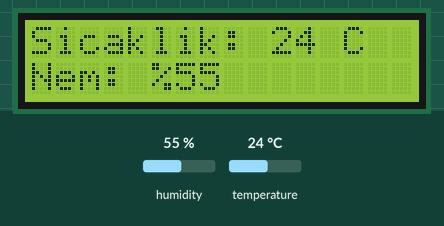
Bench run of a sketch on a simulated Arduino Uno, built with avr-gcc and run on an emulated ATmega328P. On the bench: 16×2 character LCD. The test bench sets the inputs (shaded band); at power-on: humidity 55 %, temperature 24 °C.

Above: at 2.2 s.
2.3 s: humidity set to 22 %
At 4.4 s:
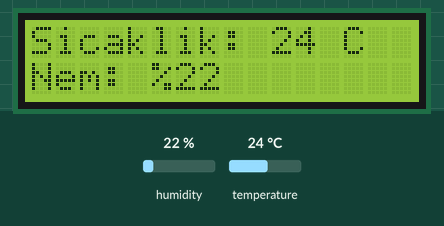
5.0 s: temperature set to 12 °C
At 6.5 s:
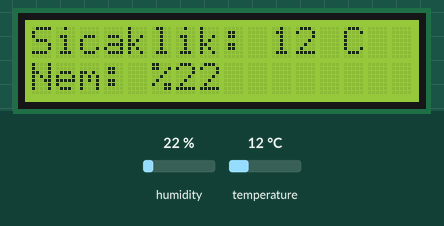
7.7 s: humidity set to 40 %
At 10.5 s:
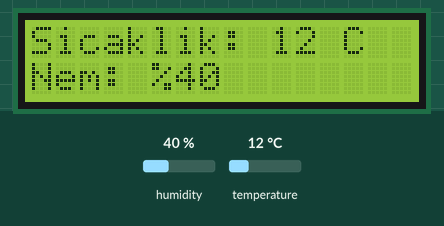
10.8 s: temperature set to 19 °C
At 12.8 s:
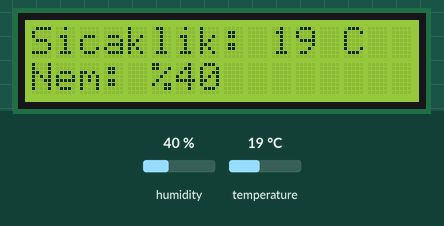
Timing chart, 0 to 14.3 s (numbered marks = the images above; inputs shaded):
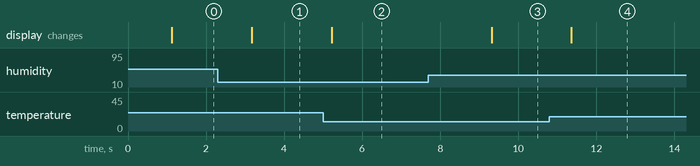

The sketch:

Sicaklik_Nem.ino
```cpp
#include <FaBoLCD_PCF8574.h> // LCD ekran kütüphanesi kütüphanesi
#include <Wire.h> // Arduino da I2C kullandığımız için dahil ediyoruz kütüphanesi
#include <DHT.h>  // DHT11 Nem ve Sıcaklık Sensörü kütüphanesi

#define DHTPIN 2 // Pini 2 olduğu belli ediyorum
#define DHTTYPE DHT11

DHT dht(DHTPIN, DHTTYPE);

FaBoLCD_PCF8574 lcd;


void setup() {

  lcd.begin(16,2); // LCD modelini tanıtıyorum
  lcd.print("Mert ÇEVİK"); // LCD e test amaçlı yazı yazdırıyorum
  delay(1000); // LCD e test amaçlı yazılan yazının kalma süresi
  dht.begin(); // Sensörü çalışmaya başlatıyorum


}

void loop() {

  int temp = dht.readTemperature(); // Sıcaklık değerini değişkene atadım
  int hum = dht.readHumidity(); // Nem değerini değişkene atadım


  lcd.clear();

  lcd.setCursor(0,0); // Lcd ekranın Sıcaklığın yazacağı konumu
  lcd.print("Sicaklik: "); // Sıcaklık değerini yazdım
  lcd.print(temp);
  lcd.print(" C");


 lcd.setCursor(0,1); // Lcd ekranın Nemin yazacağı konumu
  lcd.print("Nem: %"); // Nem değerini yazdım
  lcd.print(hum);

  delay(2000); // Lcd ekranın yazının kalma süresi 2 saniyede bir değer değişir.


}
```

Measured:
- after the input at 2.3 s, the display: changes after 0.87 s (image 1)
- after the input at 5.0 s, the display: changes after 0.22 s (image 2)
- after the input at 7.7 s, the display: changes after 1.6 s (image 3)
- after the input at 10.8 s, the display: changes after 0.56 s (image 4)
